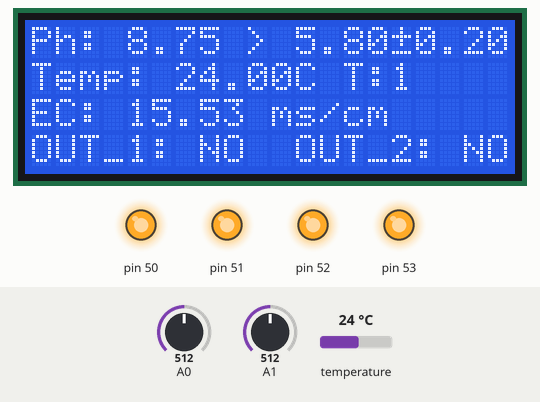
This program was run on a simulated Arduino Mega 2560, built with avr-gcc and run on an emulated ATmega2560. Shown: 20×4 character LCD, output pins drawn as LEDs (lit = HIGH). The inputs (shaded band) are chosen by the test bench; at power-on: A1 = 512, temperature 24 °C, A0 = 512. What the program prints to the serial monitor is not drawn.

Above: at 2.5 s.
2.6 s: A1 set to 338
At 4.2 s:
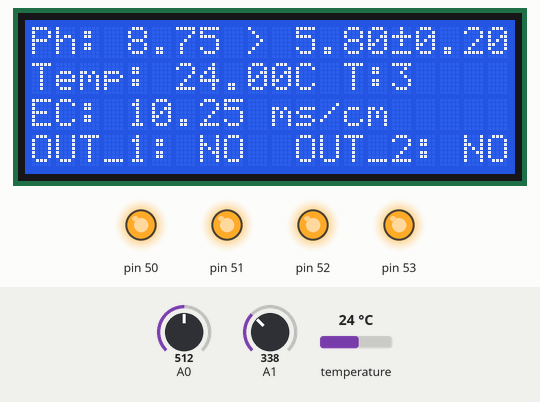
7.1 s: A1 set to 320
At 8.2 s:
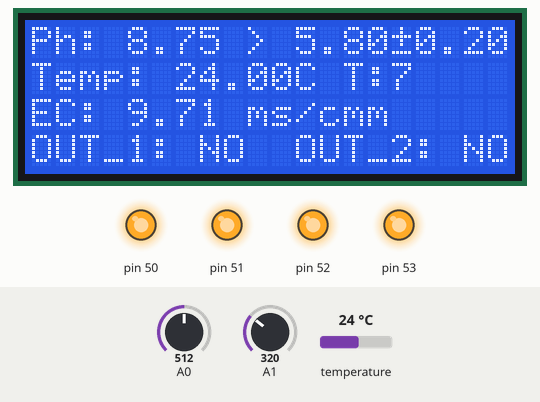
13.1 s: temperature set to 12 °C
At 16.1 s:
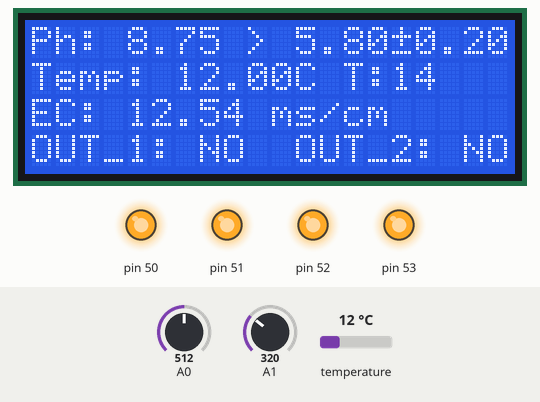
18.2 s: A0 set to 716
At 21.0 s:
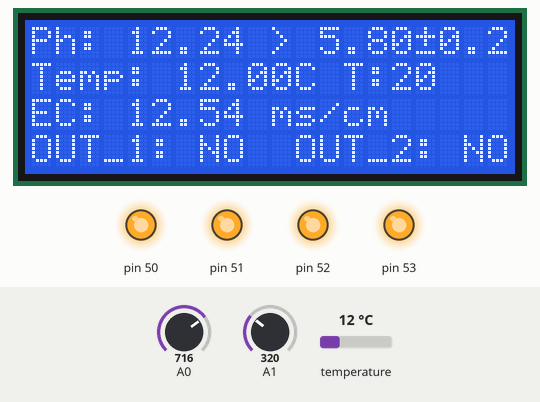
23.8 s: temperature set to 19 °C
At 25.1 s:
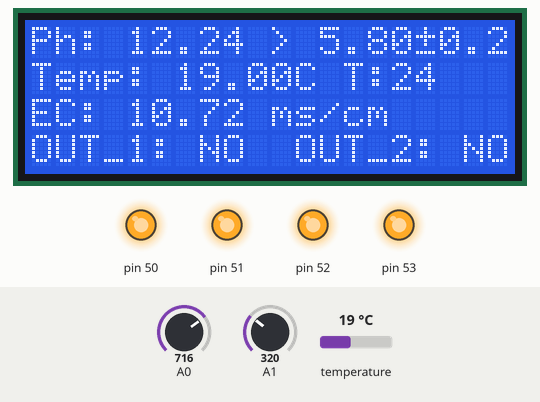
27.5 s: A0 set to 900
At 30.1 s:
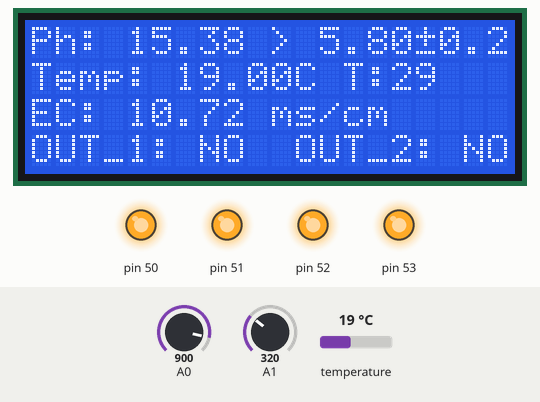
Timing chart, 0 to 31.6 s (numbered marks = the images above; inputs shaded):
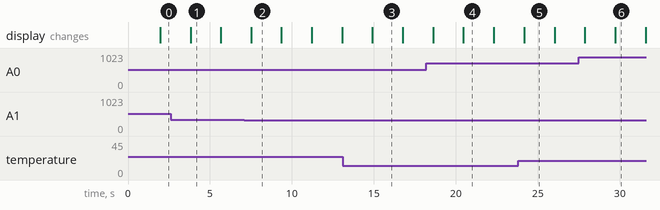

The program:

main.cpp
```cpp
#include <Config.h>
#include <CustomChars.h>
#include <Arduino.h>
#include <Wire.h>
#include <LiquidCrystal_I2C.h>
#include <OneWire.h>
#include <DallasTemperature.h>
#include <arduino-timer.h>
#include <DFRobot_EC.h>


/**
 * Global VARS
 *
 */
OneWire ourWire(TEMP_SENSOR);                //Se establece el pin 2  como bus OneWire
DallasTemperature sensors(&ourWire); //Se declara una variable u objeto para nuestro sensor
LiquidCrystal_I2C	lcd(I2C_ADDR,LCD_COL,LCD_ROW);
DFRobot_EC ec;

auto timer = timer_create_default(); // create a timer with default settings
float ph = 0.0;
float temperature = 0.0;
bool balancing = false;
float voltage = 0.0;
float ecValue = 0.0;

/**
 * Funtions declaration
 *
 */
float readPh();
float readTemp();
bool isPHBalanced();
void printStatus();
void balance();
bool unlockBalance(void* param);
float readEC();


void setup() {
  Serial.begin(9600);
  sensors.begin();
  Wire.begin();
  ec.begin();
  pinMode(OUTPUT_1,OUTPUT);
  pinMode(OUTPUT_2,OUTPUT);
  pinMode(OUTPUT_3,OUTPUT);
  pinMode(OUTPUT_4,OUTPUT);
  digitalWrite(OUTPUT_1,INACTIVE);
  digitalWrite(OUTPUT_2,INACTIVE);
  digitalWrite(OUTPUT_3,INACTIVE);
  digitalWrite(OUTPUT_4,INACTIVE);
  lcd.init();
  lcd.println("Inicializando ...");
  lcd.print("VERSION: ");
  lcd.println(VERSION);
  lcd.backlight();
  lcd.createChar(0,deltaChar);
}

void loop() {
  ph = readPh();
  temperature = readTemp();
  ecValue = readEC();
  printStatus();
  if ( ! isPHBalanced() )
    balance();
  timer.tick();
}

float readPh(){
  unsigned long int avgValue = 0;  //Store the average value of the sensor feedback
  for(int i=0;i<SAMPLE_SIZE;i++)   //Get 10 sample value from the sensor for smooth the value
  {
    avgValue+=analogRead(A0);
    delay(10);
  }
  float phValue = (float)avgValue*MODULE_VOLTAGE/1024/SAMPLE_SIZE; //convert the analog into millivolt
  phValue = 3.5*phValue;                      //convert the millivolt into pH value
  #ifdef DEBUG
    Serial.print("[ " + millis());
    Serial.print(" ]");
    Serial.print("Ph: ");
    Serial.print(phValue);
    Serial.print("\n");
  #endif
  return phValue;
}

float readTemp(){
  sensors.requestTemperatures();
  float t =  sensors.getTempCByIndex(0);
  #ifdef DEBUG
    Serial.print("[ " + millis());
    Serial.print(" ]");
    Serial.print("Temp: ");
    Serial.print(t);
    Serial.print(" °C\n");
  #endif
  return t;
}

void printStatus(){
  lcd.home ();
  lcd.print("Ph: ");
  lcd.print(ph);
  lcd.print(" > ");
  lcd.print(PH_TARGET);
  lcd.write(0);
  lcd.print(PH_MAX_UNBALANCE);
  lcd.setCursor(0,1);
  lcd.print("Temp: ");
  lcd.print(temperature);
  lcd.print("C T:");
  lcd.print(millis()/1000);
  lcd.setCursor(0,2);
  lcd.print("EC: ");
  lcd.print(ecValue);
  lcd.print(" ms/cm");
  lcd.setCursor(0,3);
  char outputs[100] = {'\0'};
  sprintf(outputs,"OUT_1: %s  OUT_2: %s",digitalRead(OUTPUT_1) ? "NO" : "SI", digitalRead(OUTPUT_2)? "NO" : "SI");
  lcd.print(outputs);
}

bool isPHBalanced(){
  return  ( ph > PH_TARGET + PH_MAX_UNBALANCE ) || ( ph < PH_TARGET - PH_MAX_UNBALANCE );
}

void balance(){
  if (balancing)
    return;
  unsigned long timeout = PH_BALANCE_ACTION_INTERVAL * 1000;
  if(ph > ( PH_TARGET + PH_MAX_UNBALANCE ) ){
    digitalWrite(PH_HIGH_OUTPUT,ACTIVE);
    delay(PH_BALANCE_ACTION_RUN);
    digitalWrite(PH_HIGH_OUTPUT,INACTIVE);
    balancing = true;
    timer.in(timeout , unlockBalance);
    return;
  }
  if(ph < ( PH_TARGET - PH_MAX_UNBALANCE ) ){
    digitalWrite(PH_LOW_OUTPUT,ACTIVE);
    delay(PH_BALANCE_ACTION_RUN);
    digitalWrite(PH_LOW_OUTPUT,INACTIVE);
    balancing = true;
    timer.in(timeout , unlockBalance);
    return;
  }
}

bool unlockBalance(void* param){
  balancing = false;
  return true;
}

float readEC(){
  voltage = analogRead(EC_SENSOR)/1024.0*5000;   // read the voltage
  float ecReaded =  ec.readEC(voltage,temperature);  // convert voltage to EC with temperature compensation
  #ifdef DEBUG
    Serial.print("[ " + millis());
    Serial.print(" ]");
    Serial.print("EC: ");
    Serial.print(ecReaded);
    Serial.print("\n");
   #endif
  return ecReaded;
}
```

Measured:
- the behaviour switches between 330 and 329 on A1 (found by bisection; images 1 and 2)
- after the input at 7.1 s, the display: changes after 0.42 s (image 2)
- after the input at 13.1 s, the display: changes after 1.8 s (image 3)
- what the display in image 3 shows lasts 1.9 s, from 14.9 s to 16.8 s
